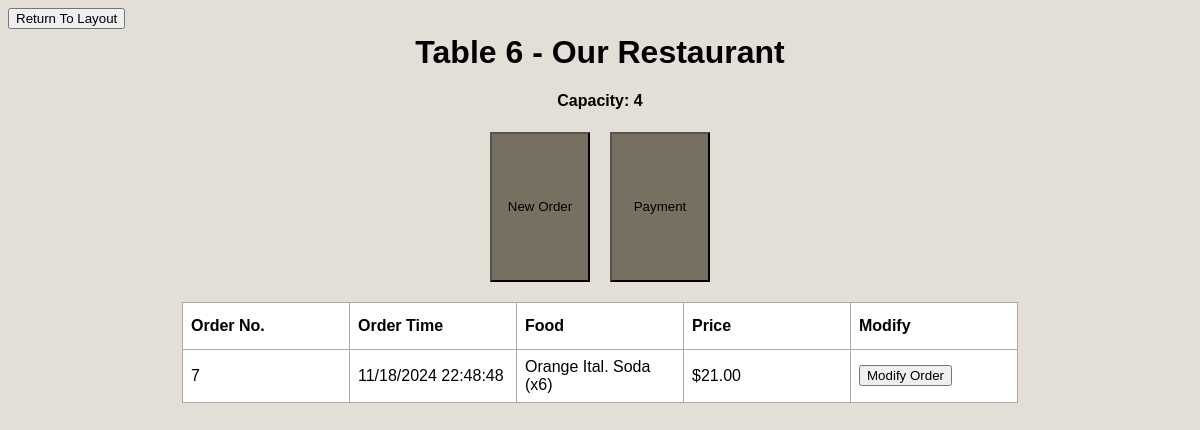
The app's page /order_manager/6 with its own data.
### main.py (models this page shows, shortened)
class Table(db.Model):
    table_id = db.Column(db.Integer, primary_key=True, unique=True, nullable=False)
    capacity = db.Column(db.Integer, nullable=False)
    loc = db.Column(db.String(20))

class Order(db.Model):
    order_id = db.Column(db.Integer, primary_key=True, autoincrement=True)
    table_id = db.Column(db.Integer, db.ForeignKey("table.table_id"))
    order_time = db.Column(db.DateTime, default = datetime.now(), nullable=False)
    total_cost = db.Column(db.Float, nullable=False)
    order_items = db.relationship(
        'OrderItem',
        cascade="all, delete-orphan",
        backref='order'
    )

### main.py (the view)
@app.route('/order_manager/<int:table_id>', methods=['GET', 'POST'])
def order(table_id):
     table = Table.query.get_or_404(table_id)
     if request.method == 'POST':
        try:
            db.session.commit()
            return redirect(url_for('/order_manager/'))
        except:
               return 'There was an issue opening the layout'
     else:
        orders = (
            db.session.query(
                Order.order_id,
                Order.order_time,
                Order.total_cost,
                db.func.group_concat(MenuItem.name, ", ").label("food_items"),
                db.func.group_concat(OrderItem.quantity, ", ").label("food_quantities")
            )
            .join(OrderItem, Order.order_id == OrderItem.order_id)
            .join(MenuItem, OrderItem.menu_item_id == MenuItem.menu_item_id)
            .filter(Order.table_id == table_id)
            .group_by(Order.order_id)
            .order_by(Order.order_time)
            .all()
        )
        processed_orders = []
        for order in orders:
            food_item_list = (order.food_items).split(',')
            food_quantities_list = (order.food_quantities).replace(' ','').split(',')
            food_items = []
            for i in range(0, len(food_item_list)):
                food_items.append(f"{food_item_list[i]} (x{food_quantities_list[i]})")
            processed_orders.append({
                'order_id': order.order_id,
                'order_time': (order.order_time).strftime("%m/%d/%Y %H:%M:%S"),
                'food_list': '\n'.join(food_items),
                'total_cost': order.total_cost
            })
        return render_template('order_manager.html', table = table, orders = processed_orders)

### templates/order_manager.html (shortened to what this page needs)
{% extends 'base.html' %}
{% block body %}
<div class="content">
    <form action="/" method="get">
        <button>Return To Layout</button>
    </form>
    <h1 style="text-align: center;">Table {{table.table_id}} - {{table.loc}}</h1>
    <h4 style="text-align: center;">Capacity: {{table.capacity}}</h4>
    <div>
        <div class="form-container" align="center">
            <form action="/menu" method="get">
                <button class="smalltable">New Order</button>
            </form>
            <form id="payment_button" action="/payment" method="get" onClick="create_url()">
                <button class="smalltable">Payment</button>
            </form>
        </div>
        <table class="table" align="center">
            <tr>
            <th>Order No.</th>
            <th>Order Time</th>
            <th>Food</th>
            <th>Price</th>
            <th>Modify</th>
            </tr>
            {% for order in orders[::-1] %}
            <tr>
                <td>{{ order.order_id }}</td>
                <td>{{ order.order_time }}</td>
                <td style="white-space: pre-line;">{{ order.food_list }}</td>
                <td>${{ "%.2f"|format(order.total_cost) }}</td>
                <td>
                    <form method="GET" action="/menu">
                        <button type="submit">Modify Order</button>
                    </form>
                </td>
            </tr>
            {% endfor %}
        </table>
    </div>
</div>
{% endblock %}

### static/css/main.css (style rules this page uses)
body, html { font-family: sans-serif; background-color: #E3DFD7; color: black; }
h1 { margin: 5px; }
.smalltable { height: 150px; width: 100px; background-color: #776f60; }
.form-container { align-items: center; justify-content: center; display: flex; gap: 20px; margin: 20px; flex-wrap: nowrap; }
table, td, th { border: 1px solid #aaa; padding: 8px; text-align: left; word-wrap: break-word; }
.table { background-color: white; border-collapse: collapse; overflow-y: auto; table-layout: fixed; width: 30%; }
th { width: 150px; height: 30px; vertical-align: middle; }
td { width: 150px; height: 30px; }

### records on screen
Table: table_id "6", loc "Our Restaurant", capacity "4"
Order: order_id "7", order_time "11/18/2024 22:48:48", food_list "Orange Ital. Soda (x6)", total_cost "21.00"
